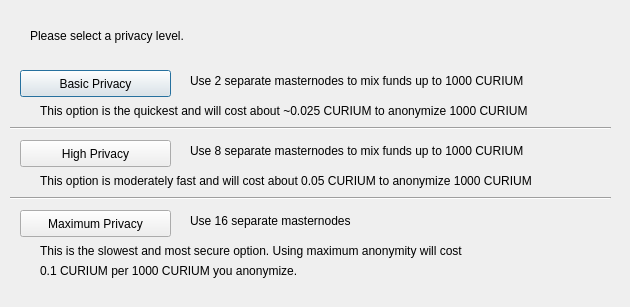
<?xml version="1.0" encoding="UTF-8"?>
<ui version="4.0">
 <class>DarksendConfig</class>
 <widget class="QDialog" name="DarksendConfig">
  <property name="geometry">
   <rect>
    <x>0</x>
    <y>0</y>
    <width>630</width>
    <height>307</height>
   </rect>
  </property>
  <property name="windowTitle">
   <string>Configure Darksend</string>
  </property>
  <widget class="QPushButton" name="buttonBasic">
   <property name="geometry">
    <rect>
     <x>20</x>
     <y>70</y>
     <width>151</width>
     <height>27</height>
    </rect>
   </property>
   <property name="text">
    <string>Basic Privacy</string>
   </property>
  </widget>
  <widget class="QPushButton" name="buttonHigh">
   <property name="geometry">
    <rect>
     <x>20</x>
     <y>140</y>
     <width>151</width>
     <height>27</height>
    </rect>
   </property>
   <property name="text">
    <string>High Privacy</string>
   </property>
  </widget>
  <widget class="QPushButton" name="buttonMax">
   <property name="geometry">
    <rect>
     <x>20</x>
     <y>210</y>
     <width>151</width>
     <height>27</height>
    </rect>
   </property>
   <property name="text">
    <string>Maximum Privacy</string>
   </property>
  </widget>
  <widget class="QLabel" name="label">
   <property name="geometry">
    <rect>
     <x>30</x>
     <y>20</y>
     <width>571</width>
     <height>31</height>
    </rect>
   </property>
   <property name="text">
    <string>Please select a privacy level.</string>
   </property>
  </widget>
  <widget class="QLabel" name="label_2">
   <property name="geometry">
    <rect>
     <x>190</x>
     <y>70</y>
     <width>421</width>
     <height>21</height>
    </rect>
   </property>
   <property name="text">
    <string>Use 2 separate masternodes to mix funds up to 1000 CURIUM</string>
   </property>
  </widget>
  <widget class="QLabel" name="label_3">
   <property name="geometry">
    <rect>
     <x>190</x>
     <y>140</y>
     <width>411</width>
     <height>21</height>
    </rect>
   </property>
   <property name="text">
    <string>Use 8 separate masternodes to mix funds up to 1000 CURIUM</string>
   </property>
  </widget>
  <widget class="QLabel" name="label_4">
   <property name="geometry">
    <rect>
     <x>190</x>
     <y>210</y>
     <width>421</width>
     <height>21</height>
    </rect>
   </property>
   <property name="text">
    <string>Use 16 separate masternodes</string>
   </property>
  </widget>
  <widget class="QLabel" name="label_6">
   <property name="geometry">
    <rect>
     <x>40</x>
     <y>100</y>
     <width>561</width>
     <height>21</height>
    </rect>
   </property>
   <property name="text">
    <string>This option is the quickest and will cost about ~0.025 CURIUM to anonymize 1000 CURIUM</string>
   </property>
  </widget>
  <widget class="QLabel" name="label_7">
   <property name="geometry">
    <rect>
     <x>40</x>
     <y>170</y>
     <width>561</width>
     <height>21</height>
    </rect>
   </property>
   <property name="text">
    <string>This option is moderately fast and will cost about 0.05 CURIUM to anonymize 1000 CURIUM</string>
   </property>
  </widget>
  <widget class="QLabel" name="label_8">
   <property name="geometry">
    <rect>
     <x>40</x>
     <y>240</y>
     <width>561</width>
     <height>21</height>
    </rect>
   </property>
   <property name="text">
    <string>This is the slowest and most secure option. Using maximum anonymity will cost</string>
   </property>
  </widget>
  <widget class="QLabel" name="label_9">
   <property name="geometry">
    <rect>
     <x>40</x>
     <y>260</y>
     <width>561</width>
     <height>21</height>
    </rect>
   </property>
   <property name="text">
    <string>0.1 CURIUM per 1000 CURIUM you anonymize.</string>
   </property>
  </widget>
  <widget class="Line" name="line">
   <property name="geometry">
    <rect>
     <x>10</x>
     <y>120</y>
     <width>601</width>
     <height>16</height>
    </rect>
   </property>
   <property name="orientation">
    <enum>Qt::Horizontal</enum>
   </property>
  </widget>
  <widget class="Line" name="line_2">
   <property name="geometry">
    <rect>
     <x>10</x>
     <y>190</y>
     <width>601</width>
     <height>16</height>
    </rect>
   </property>
   <property name="orientation">
    <enum>Qt::Horizontal</enum>
   </property>
  </widget>
 </widget>
 <resources/>
 <connections/>
</ui>
